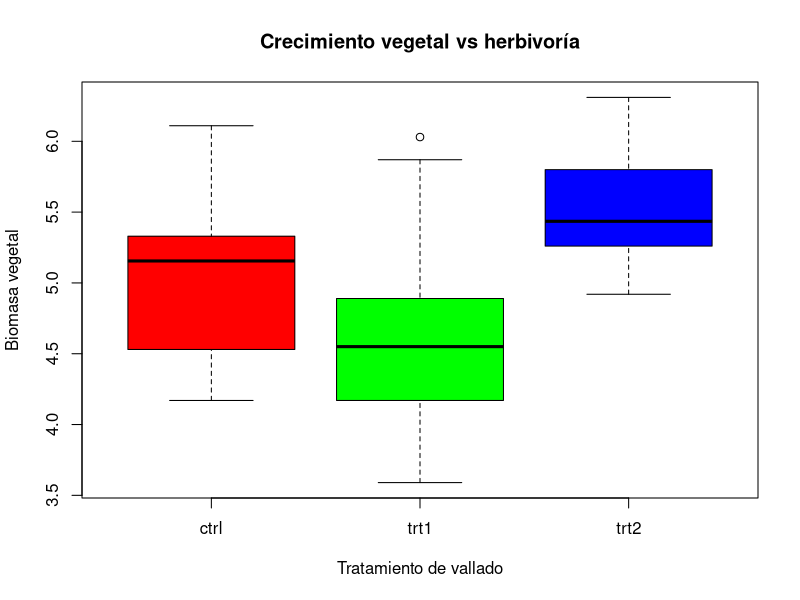

Reproduce this figure in R.
## ---- chunk 1
knitr::opts_chunk$set(echo = TRUE)
## ---- chunk 2
boxplot(weight~group,data=PlantGrowth,
  main = "Crecimiento vegetal vs herbivoría",
  xlab = "Tratamiento de vallado",
  ylab = "Biomasa vegetal",
  col = rainbow(3))
  
